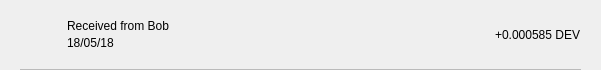
<?xml version="1.0" encoding="UTF-8"?>
<ui version="4.0">
 <class>TxRow</class>
 <widget class="QWidget" name="TxRow">
  <property name="geometry">
   <rect>
    <x>0</x>
    <y>0</y>
    <width>601</width>
    <height>70</height>
   </rect>
  </property>
  <property name="minimumSize">
   <size>
    <width>0</width>
    <height>40</height>
   </size>
  </property>
  <property name="windowTitle">
   <string>Form</string>
  </property>
  <layout class="QVBoxLayout" name="verticalLayout_3">
   <property name="spacing">
    <number>0</number>
   </property>
   <property name="leftMargin">
    <number>0</number>
   </property>
   <property name="topMargin">
    <number>0</number>
   </property>
   <property name="rightMargin">
    <number>0</number>
   </property>
   <property name="bottomMargin">
    <number>0</number>
   </property>
   <item>
    <widget class="QWidget" name="rowContainer" native="true">
     <layout class="QVBoxLayout" name="verticalLayout_2">
      <property name="spacing">
       <number>9</number>
      </property>
      <property name="leftMargin">
       <number>20</number>
      </property>
      <property name="topMargin">
       <number>9</number>
      </property>
      <property name="rightMargin">
       <number>20</number>
      </property>
      <property name="bottomMargin">
       <number>0</number>
      </property>
      <item>
       <widget class="QFrame" name="frame">
        <property name="styleSheet">
         <string notr="true">border:none;</string>
        </property>
        <property name="frameShape">
         <enum>QFrame::StyledPanel</enum>
        </property>
        <property name="frameShadow">
         <enum>QFrame::Raised</enum>
        </property>
        <layout class="QHBoxLayout" name="horizontalLayout" stretch="0,2,0">
         <property name="leftMargin">
          <number>0</number>
         </property>
         <property name="topMargin">
          <number>0</number>
         </property>
         <property name="rightMargin">
          <number>0</number>
         </property>
         <property name="bottomMargin">
          <number>0</number>
         </property>
         <item>
          <widget class="QPushButton" name="icon">
           <property name="focusPolicy">
            <enum>Qt::NoFocus</enum>
           </property>
           <property name="styleSheet">
            <string notr="true">border:none;</string>
           </property>
           <property name="text">
            <string/>
           </property>
           <property name="iconSize">
            <size>
             <width>28</width>
             <height>28</height>
            </size>
           </property>
          </widget>
         </item>
         <item>
          <layout class="QVBoxLayout" name="verticalLayout">
           <property name="spacing">
            <number>3</number>
           </property>
           <property name="leftMargin">
            <number>9</number>
           </property>
           <item>
            <widget class="QLabel" name="lblAddress">
             <property name="styleSheet">
              <string notr="true"/>
             </property>
             <property name="text">
              <string>Received from Bob</string>
             </property>
             <property name="alignment">
              <set>Qt::AlignBottom|Qt::AlignLeading|Qt::AlignLeft</set>
             </property>
            </widget>
           </item>
           <item>
            <widget class="QLabel" name="lblDate">
             <property name="styleSheet">
              <string notr="true"/>
             </property>
             <property name="text">
              <string>18/05/18</string>
             </property>
             <property name="alignment">
              <set>Qt::AlignLeading|Qt::AlignLeft|Qt::AlignTop</set>
             </property>
            </widget>
           </item>
          </layout>
         </item>
         <item>
          <widget class="QLabel" name="lblAmount">
           <property name="styleSheet">
            <string notr="true"/>
           </property>
           <property name="text">
            <string>+0.000585 DEV</string>
           </property>
          </widget>
         </item>
        </layout>
       </widget>
      </item>
      <item>
       <widget class="QLabel" name="lblDivisory">
        <property name="minimumSize">
         <size>
          <width>0</width>
          <height>1</height>
         </size>
        </property>
        <property name="maximumSize">
         <size>
          <width>16777215</width>
          <height>1</height>
         </size>
        </property>
        <property name="styleSheet">
         <string notr="true">background-color:#bababa;</string>
        </property>
        <property name="text">
         <string/>
        </property>
        <property name="alignment">
         <set>Qt::AlignBottom|Qt::AlignLeading|Qt::AlignLeft</set>
        </property>
       </widget>
      </item>
     </layout>
    </widget>
   </item>
  </layout>
 </widget>
 <resources/>
 <connections/>
</ui>
